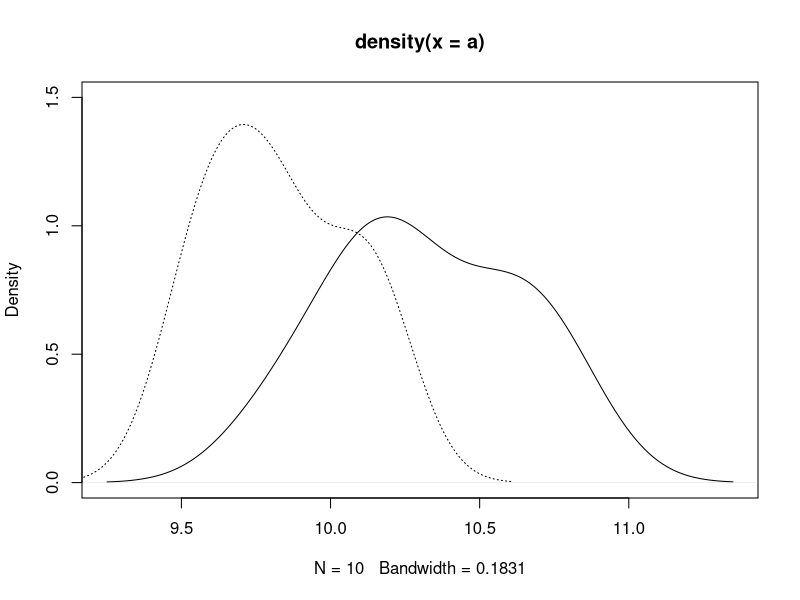
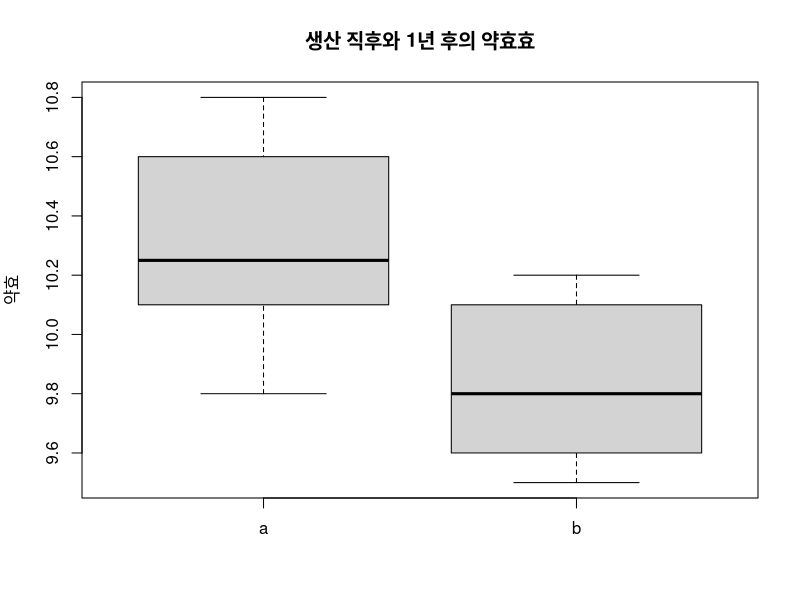
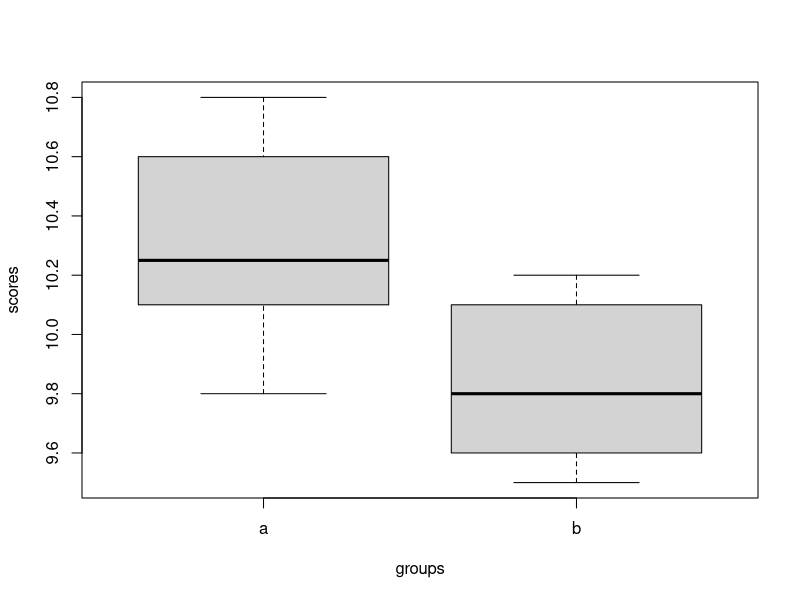

Reproduce these figures in R, in order.
# 2-2
a<-c(10.2,10.5,10.3,10.8,9.8,10.6,10.7,10.2,10,10.1)
b<-c(9.8,9.6,10.1,10.2,10.1,9.7,9.5,9.6,9.8,9.9)
plot(density(a),lty=1,ylim=c(0,1.5))
lines(density(b),lty=3,ylim=c(0,1.5))
mean(a)
mean(b)
va<-var(a)
vb<-var(b)
sp2<-(((length(a)-1)*va+(length(b)-1)*vb)/(length(a)+length(b)-2))
sqrt(sp2)
t<-(mean(a)-mean(b))/(sqrt(sp2)*(sqrt(1/length(a)+1/length(b))))
boxplot(a,b,ylab="약효",names=c("a","b"),main="생산 직후와 1년 후의 약효효")
t.test(a,b,var.equal = T)
scores<-(c(a,b))
groups<-c("a","b")
groups<-rep(groups,c(10,10))
data<-data.frame(groups,scores)
boxplot(scores~groups)
t.test(scores~groups,data=data,var.equal=T)
